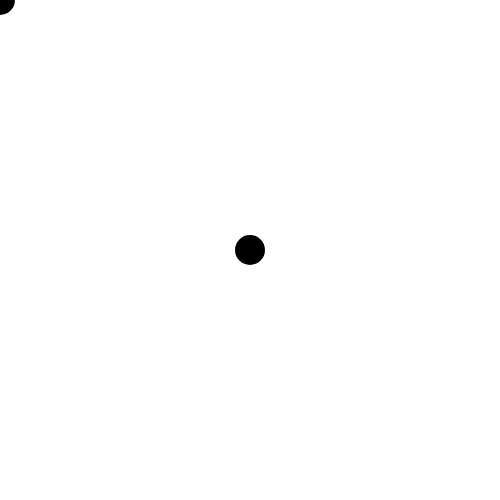
Frame 1 (no input)
Frame 60 (no input): identical to frame 1, image omitted
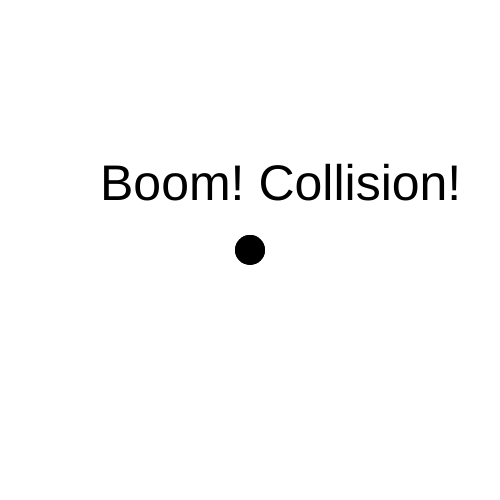
Frame 120 (the mouse pressed at the canvas centre since frame 60)

The p5.js sketch that drew these frames (run headless with seeded random() and noise() and a simulated clock; from frame 60 on, the mouse is pressed at the canvas centre):

// p5.js sketch
// ── sketch.js
var px;
var py;

function setup() {
  createCanvas(500, 500);
  strokeWeight(30);
}

function draw() {
  background(255);
  var x2 = mouseX;
  var y2 = mouseY;
  var x1 = width/2;
  var y1 = height/2;

// Collision
  var colliding = pointPoint(x1, y1, x1, y2);
    if (colliding == true) {
      textSize(50);
      text("Boom! Collision!", 100, 200);
    }

    //diplay points
    point(x1, y1);
    point(x2, y2);

  function pointPoint(x1, y1, x1, y2) {
    if (x1 == x2 && y1 == y2) {
      return true;
    }
    return false;
  }
}
